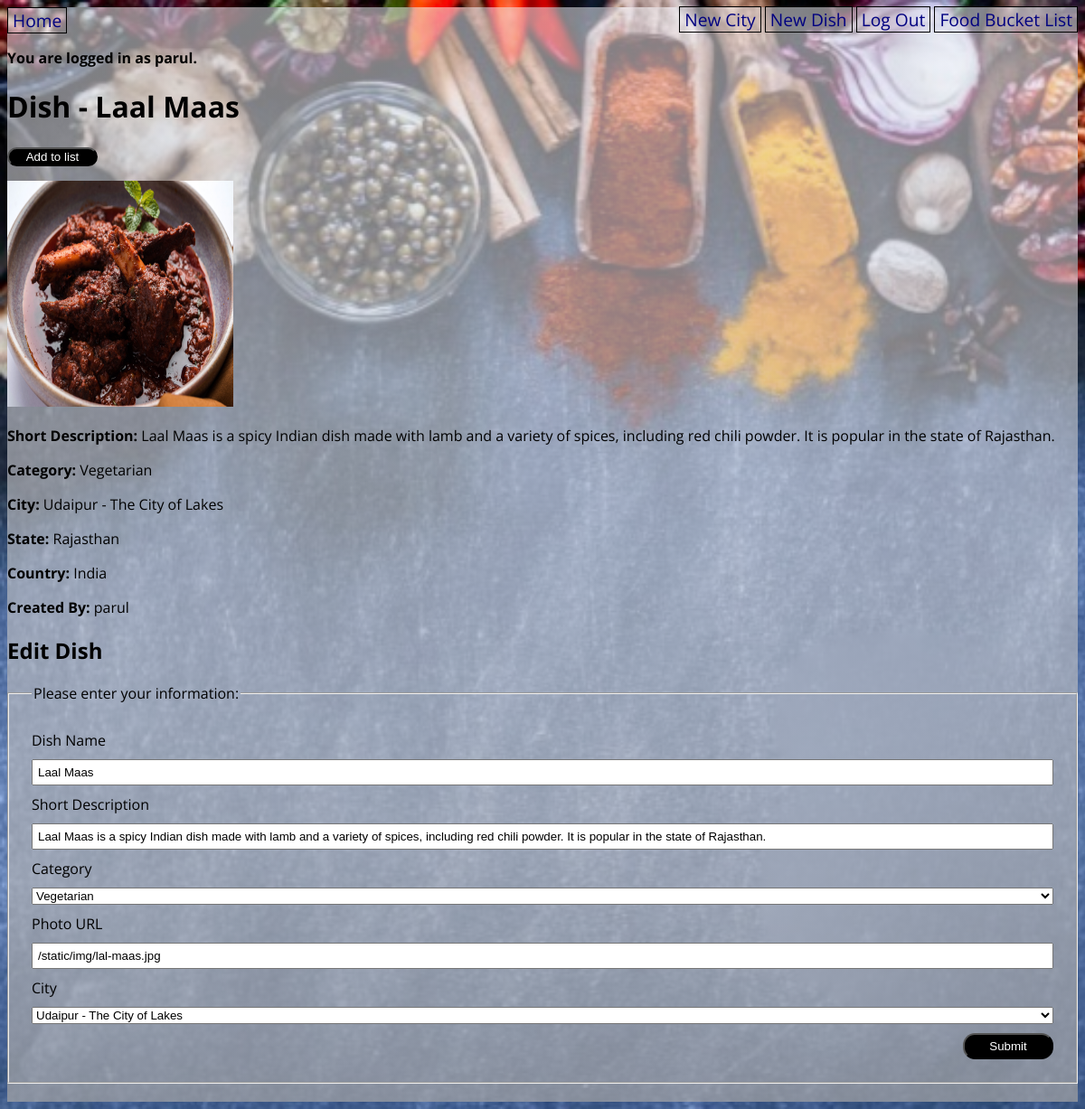
/dish/1 (signed in), run on the app's committed database.
### thali_app/models.py (models this page shows, shortened)
class User(UserMixin, db.Model):
    id = db.Column(db.Integer, primary_key=True)
    username = db.Column(db.String(80), nullable=False)
    password = db.Column(db.String(80), nullable=False)
    favorites_list_user = db.relationship(
        'Dish', secondary='user_favorites_list', back_populates='favorites_list_dishes')
    def __str__(self):
        return f"{self.username}"

class Dish(db.Model):
    id = db.Column(db.Integer, primary_key=True)
    name = db.Column(db.String(80), nullable=False)
    short_desc = db.Column(db.String(250), nullable=False)
    category = db.Column(db.Enum(FoodCategory), default=FoodCategory.OTHER)
    photo_url = db.Column(URLType)
    where_to_eat = db.Column(db.String(80), nullable=False)
    city_id = db.Column(
        db.Integer, db.ForeignKey('city.id'), nullable=False)
    city = db.relationship('City', back_populates='dishes')
    created_by_id = db.Column(db.Integer, db.ForeignKey('user.id'))
    created_by = db.relationship('User')
    favorites_list_dishes = db.relationship(
        'User', secondary='user_favorites_list', back_populates='favorites_list_user')

class City(db.Model):
    id = db.Column(db.Integer, primary_key=True)
    name = db.Column(db.String(80), nullable=False)
    state = db.Column(db.String(80), nullable=False)
    region = db.Column(db.String(80), nullable=False)
    country = db.Column(db.String(80), nullable=False)
    short_desc = db.Column(db.String(500), nullable=False)
    dishes = db.relationship('Dish', back_populates='city')
    created_by_id = db.Column(db.Integer, db.ForeignKey('user.id'))
    created_by = db.relationship('User')
    def __str__(self):
        return f"{self.name}"

### thali_app/main/routes.py (the view)
@main.route('/dish/<dish_id>', methods=['GET', 'POST'])
@login_required
def dish_detail(dish_id):
    dish = Dish.query.get(dish_id)
    form = DishForm(obj=dish)
    if form.validate_on_submit():
        form.populate_obj(dish)
        db.session.add(dish)
        db.session.commit()
        flash("dish was updated successfully")
        return redirect(url_for("main.dish_detail",dish_id=dish.id))
    dish = Dish.query.get(dish_id)
    return render_template('dish_detail.html', dish=dish, form=form)

### thali_app/main/forms.py
class DishForm(FlaskForm):
    name = StringField("Dish Name",
        validators=[
            DataRequired(),
            Length(min=3, max=80, message= "The dish name needs to be between 3 to 80 charcaters")
    ])
    short_desc = StringField("Short Description",
        validators=[
            Length(min=0, max=250, message= "The description needs to be less than 250 charcaters")
    ])
    category = SelectField("Category", choices=FoodCategory.choices())
    photo_url = StringField("Photo URL")
    where_to_eat = StringField("Where to Eat",
        validators=[
            Length(min=0, max=250, message= "The name needs to be less than 250 charcaters")
    ])
    city = QuerySelectField("City",
        query_factory=lambda: City.query, allow_blank=False)
    submit = SubmitField("Submit")

### thali_app/extensions.py (called while the page is built)
@login_manager.user_loader
def load_user(user_id):
    return User.query.get(user_id)

### thali_app/utils.py (called while the page is built)
    def __str__(self):
        return str(self.value)

### thali_app/templates/dish_detail.html (shortened to what this page needs)
{% extends 'base.html' %}
{% block content %}
<h1>Dish - {{ dish.name }}</h1>
<form action="/add_to_favorites_list/{{ dish.id }}" method="post">
    <input type="submit" value="Add to list">
</form>
<p><img src="{{ dish.photo_url }}" width="250px" height="250px"></p>
<p><strong>Short Description: </strong> {{ dish.short_desc }}</p>
<p><strong>Category: </strong> {{ dish.category }}</p>
<p><strong>City: </strong> {{ dish.city.name }}</p>
<p><strong>State: </strong> {{ dish.city.state}}</p>
<p><strong>Country: </strong> {{ dish.city.country}}</p>
<p><strong>Created By: </strong>{{ dish.created_by }}</p>
<h2>Edit Dish</h2>
<form method="POST" action="{{ url_for('main.dish_detail', dish_id=dish.id) }}">
    <fieldset>
        <legend>Please enter your information:</legend>
        {{ form.name.label }}
        {{ form.name }}
        {{ form.short_desc.label }}
        {{ form.short_desc }}
        {{ form.category.label }}
        {{ form.category }}
        {{ form.photo_url.label }}
        {{ form.photo_url }}
        {{ form.city.label }}
        {{ form.city }}
        {{ form.submit }}
    </fieldset>
</form>
{% endblock %}

### thali_app/templates/base.html (shortened to what this page needs)
<!DOCTYPE html>
<html>
    <head>
        <link rel="stylesheet" href="/static/style.css">
    </head>
    <body>
        <div id="content">
            <nav>
                <a href="/">Home</a>
                <div>
                    {% if current_user.is_authenticated %}
                        <a href="/new_city">New City</a>
                        <a href="/new_dish">New Dish</a>
                        <a href="/logout">Log Out</a>
                        <a href="/favorites_list">Food Bucket List</a>
                    {% else %}
                    <!-- Only show these links if the current user is NOT
                        authenticated (logged in)! -->
                        <a href="/signup">Sign Up</a>
                        <a href="/login">Log In</a>
                    {% endif %}
                </div>
            </nav>
            {% if current_user.is_authenticated %}
                <p><b>You are logged in as {{ current_user.username }}.</b></p>
            {% endif %}
            {% block content %}{% endblock %}
        </div>
    </body>
</html>

### thali_app/static/style.css (style rules this page uses)
#content { background-image: linear-gradient(to bottom, rgba(245, 246, 252, 0.52), rgba(163, 163, 165, 0.73)), url("/static/img/background.jpeg"); background-color: #cccccc; background-size: cover; font-family: 'Open Sans', sans-serif; }
body { background-image: url("/static/img/background.jpeg"); background-color: #cccccc; background-size: cover; display: flex; flex-direction: column; align-items: center; font-family: 'Open Sans', sans-serif; }
#content { width: 100%; background-color: rgb(237, 238, 241); }
nav { width: 100%; display: flex; flex-direction: row; justify-content: space-between; }
nav a { color: navy; text-decoration: none; border: 1px solid black; padding: 0 5px; font-size: 1.2em; }
fieldset { display: flex; flex-direction: column; margin: 20px 0; padding: 20px; }
fieldset * { margin: 5px; }
fieldset input { padding: 5px; }
input[type=submit] { width: 100px; align-self: flex-end; background-color:black; border-radius: 1em; color:white; font-size: 500; padding: 1.7 rem; }

### data on the page
User: username "parul", created_by "parul"
Dish: name "Laal Maas", photo_url (picture), short_desc "Laal Maas is a spicy Indian dish made with lamb and a variety of spices, including red chili powder. It is popular in the state of Rajasthan.", category "Vegetarian", photo_url "/static/img/lal-maas.jpg", city "Udaipur - The City of Lakes"
City: city.name "Udaipur - The City of Lakes", city.state "Rajasthan", city.country "India"
